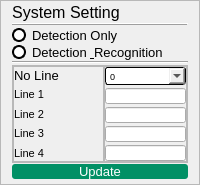
            <widget class="QFrame" name="systemSetting_Frame">
             <property name="minimumSize">
              <size>
               <width>0</width>
               <height>0</height>
              </size>
             </property>
             <property name="font">
              <font>
               <pointsize>7</pointsize>
              </font>
             </property>
             <property name="styleSheet">
              <string notr="true"/>
             </property>
             <property name="frameShape">
              <enum>QFrame::StyledPanel</enum>
             </property>
             <property name="frameShadow">
              <enum>QFrame::Plain</enum>
             </property>
             <property name="lineWidth">
              <number>1</number>
             </property>
             <layout class="QVBoxLayout" name="verticalLayout_7">
              <property name="spacing">
               <number>1</number>
              </property>
              <property name="topMargin">
               <number>2</number>
              </property>
              <property name="bottomMargin">
               <number>5</number>
              </property>
              <item alignment="Qt::AlignLeft">
               <widget class="QLabel" name="systemSetting_Label">
                <property name="font">
                 <font>
                  <family>Arial</family>
                  <pointsize>12</pointsize>
                 </font>
                </property>
                <property name="text">
                 <string>System Setting</string>
                </property>
                <property name="alignment">
                 <set>Qt::AlignCenter</set>
                </property>
               </widget>
              </item>
              <item>
               <widget class="Line" name="straightLine1">
                <property name="frameShadow">
                 <enum>QFrame::Raised</enum>
                </property>
                <property name="lineWidth">
                 <number>1</number>
                </property>
                <property name="orientation">
                 <enum>Qt::Horizontal</enum>
                </property>
               </widget>
              </item>
              <item>
               <widget class="QRadioButton" name="detectionOnly">
                <property name="font">
                 <font>
                  <family>Arial</family>
                  <pointsize>10</pointsize>
                 </font>
                </property>
                <property name="tabletTracking">
                 <bool>false</bool>
                </property>
                <property name="acceptDrops">
                 <bool>false</bool>
                </property>
                <property name="autoFillBackground">
                 <bool>false</bool>
                </property>
                <property name="styleSheet">
                 <string notr="true">QRadioButton::indicator {
    width:                  10px;
    height:                 10px;
    border-radius:          7px;
}

QRadioButton::indicator:checked {
    background-color:       red;
    border:                 2px solid black;
}

QRadioButton::indicator:unchecked {
    background-color:       white;
    border:                 2px solid black;

}
QRadioButton:checked {
		color: #D9305C;
}
QRadioButton:unchecked {
		color: solid black;
}</string>
                </property>
                <property name="text">
                 <string>Detection Only </string>
                </property>
                <property name="checkable">
                 <bool>true</bool>
                </property>
                <property name="checked">
                 <bool>false</bool>
                </property>
               </widget>
              </item>
              <item>
               <widget class="QRadioButton" name="detection_recognition">
                <property name="font">
                 <font>
                  <family>Arial</family>
                  <pointsize>10</pointsize>
                 </font>
                </property>
                <property name="styleSheet">
                 <string notr="true">QRadioButton::indicator {
    width:                  10px;
    height:                 10px;
    border-radius:          7px;
}

QRadioButton::indicator:checked {
    background-color:       red;
    border:                 2px solid black;
}

QRadioButton::indicator:unchecked {
    background-color:       white;
    border:                 2px solid black;

}
QRadioButton:checked {
		color: #D9305C;
}
QRadioButton:unchecked {
		color: solid black;
}</string>
                </property>
                <property name="text">
                 <string>Detection &amp; Recognition</string>
                </property>
               </widget>
              </item>
              <item>
               <widget class="Line" name="straightLine2">
                <property name="maximumSize">
                 <size>
                  <width>254</width>
                  <height>16777215</height>
                 </size>
                </property>
                <property name="orientation">
                 <enum>Qt::Horizontal</enum>
                </property>
               </widget>
              </item>
              <item>
               <widget class="QFrame" name="frame_3">
                <property name="frameShape">
                 <enum>QFrame::StyledPanel</enum>
                </property>
                <property name="frameShadow">
                 <enum>QFrame::Raised</enum>
                </property>
                <layout class="QHBoxLayout" name="horizontalLayout_2">
                 <property name="spacing">
                  <number>0</number>
                 </property>
                 <property name="leftMargin">
                  <number>0</number>
                 </property>
                 <property name="topMargin">
                  <number>0</number>
                 </property>
                 <property name="rightMargin">
                  <number>0</number>
                 </property>
                 <property name="bottomMargin">
                  <number>0</number>
                 </property>
                 <item>
                  <widget class="QFrame" name="frame">
                   <property name="frameShape">
                    <enum>QFrame::StyledPanel</enum>
                   </property>
                   <property name="frameShadow">
                    <enum>QFrame::Raised</enum>
                   </property>
                   <layout class="QVBoxLayout" name="verticalLayout_5">
                    <property name="spacing">
                     <number>3</number>
                    </property>
                    <property name="leftMargin">
                     <number>0</number>
                    </property>
                    <property name="topMargin">
                     <number>0</number>
                    </property>
                    <property name="rightMargin">
                     <number>0</number>
                    </property>
                    <property name="bottomMargin">
                     <number>0</number>
                    </property>
                    <item>
                     <widget class="QLabel" name="no_ofLine_Label">
                      <property name="maximumSize">
                       <size>
                        <width>51</width>
                        <height>16777215</height>
                       </size>
                      </property>
                      <property name="font">
                       <font>
                        <family>Arial</family>
                        <pointsize>10</pointsize>
                       </font>
                      </property>
                      <property name="text">
                       <string>No Line</string>
                      </property>
                     </widget>
                    </item>
                    <item>
                     <widget class="QLabel" name="line1">
                      <property name="maximumSize">
                       <size>
                        <width>39</width>
                        <height>16777215</height>
                       </size>
                      </property>
                      <property name="font">
                       <font>
                        <family>Arial</family>
                        <pointsize>8</pointsize>
                       </font>
                      </property>
                      <property name="text">
                       <string>Line 1</string>
                      </property>
                     </widget>
                    </item>
                    <item>
                     <widget class="QLabel" name="line2">
                      <property name="maximumSize">
                       <size>
                        <width>39</width>
                        <height>16777215</height>
                       </size>
                      </property>
                      <property name="font">
                       <font>
                        <family>Arial</family>
                        <pointsize>8</pointsize>
                       </font>
                      </property>
                      <property name="text">
                       <string>Line 2</string>
                      </property>
                     </widget>
                    </item>
                    <item>
                     <widget class="QLabel" name="line3">
                      <property name="maximumSize">
                       <size>
                        <width>39</width>
                        <height>16777215</height>
                       </size>
                      </property>
                      <property name="font">
                       <font>
                        <family>Arial</family>
                        <pointsize>8</pointsize>
                       </font>
                      </property>
                      <property name="text">
                       <string>Line 3</string>
                      </property>
                     </widget>
                    </item>
                    <item>
                     <widget class="QLabel" name="line4">
                      <property name="font">
                       <font>
                        <family>Arial</family>
                        <pointsize>8</pointsize>
                       </font>
                      </property>
                      <property name="text">
                       <string>Line 4</string>
                      </property>
                     </widget>
                    </item>
                   </layout>
                  </widget>
                 </item>
                 <item>
                  <widget class="QFrame" name="frame_2">
                   <property name="maximumSize">
                    <size>
                     <width>83</width>
                     <height>16777215</height>
                    </size>
                   </property>
                   <property name="frameShape">
                    <enum>QFrame::StyledPanel</enum>
                   </property>
                   <property name="frameShadow">
                    <enum>QFrame::Raised</enum>
                   </property>
                   <layout class="QVBoxLayout" name="verticalLayout_6">
                    <property name="spacing">
                     <number>3</number>
                    </property>
                    <property name="leftMargin">
                     <number>0</number>
                    </property>
                    <property name="topMargin">
                     <number>0</number>
                    </property>
                    <property name="rightMargin">
                     <number>0</number>
                    </property>
                    <property name="bottomMargin">
                     <number>0</number>
                    </property>
                    <item>
                     <widget class="QComboBox" name="no_ofLine_comboBox">
                      <property name="font">
                       <font>
                        <family>Arial</family>
                       </font>
                      </property>
                      <property name="styleSheet">
                       <string notr="true">border:1px solid black;
border-radius: 3px;</string>
                      </property>
                      <property name="frame">
                       <bool>true</bool>
                      </property>
                      <item>
                       <property name="text">
                        <string>0</string>
                       </property>
                      </item>
                      <item>
                       <property name="text">
                        <string>1</string>
                       </property>
                      </item>
                      <item>
                       <property name="text">
                        <string>2</string>
                       </property>
                      </item>
                      <item>
                       <property name="text">
                        <string>3</string>
                       </property>
                      </item>
                      <item>
                       <property name="text">
                        <string>4</string>
                       </property>
                      </item>
                     </widget>
                    </item>
                    <item>
                     <widget class="QLineEdit" name="line1Box">
                      <property name="maximumSize">
                       <size>
                        <width>16777215</width>
                        <height>16</height>
                       </size>
                      </property>
                      <property name="font">
                       <font>
                        <weight>75</weight>
                        <bold>true</bold>
                       </font>
                      </property>
                      <property name="alignment">
                       <set>Qt::AlignCenter</set>
                      </property>
                     </widget>
                    </item>
                    <item>
                     <widget class="QLineEdit" name="line2Box">
                      <property name="maximumSize">
                       <size>
                        <width>16777215</width>
                        <height>16</height>
                       </size>
                      </property>
                     </widget>
                    </item>
                    <item>
                     <widget class="QLineEdit" name="line3Box">
                      <property name="maximumSize">
                       <size>
                        <width>16777215</width>
                        <height>16</height>
                       </size>
                      </property>
                     </widget>
                    </item>
                    <item>
                     <widget class="QLineEdit" name="line4Box">
                      <property name="maximumSize">
                       <size>
                        <width>16777215</width>
                        <height>16</height>
                       </size>
                      </property>
                      <property name="font">
                       <font>
                        <pointsize>8</pointsize>
                       </font>
                      </property>
                     </widget>
                    </item>
                   </layout>
                  </widget>
                 </item>
                </layout>
               </widget>
              </item>
              <item>
               <widget class="QPushButton" name="systemSetting_update_Button">
                <property name="minimumSize">
                 <size>
                  <width>0</width>
                  <height>0</height>
                 </size>
                </property>
                <property name="maximumSize">
                 <size>
                  <width>16777215</width>
                  <height>24</height>
                 </size>
                </property>
                <property name="font">
                 <font>
                  <family>Arial</family>
                  <pointsize>10</pointsize>
                  <weight>50</weight>
                  <bold>false</bold>
                 </font>
                </property>
                <property name="styleSheet">
                 <string notr="true">QPushButton{
	background-color: #019065;
	color:white;
	border:none;
	border-radius:3px;
}
QPushButton:pressed{
	background-color:#019065;
	border-left:2px solid rgb(100,180,180);
	border-top:2px solid rgb(100,180,180);
}</string>
                </property>
                <property name="text">
                 <string>Update</string>
                </property>
               </widget>
              </item>
             </layout>
            </widget>
